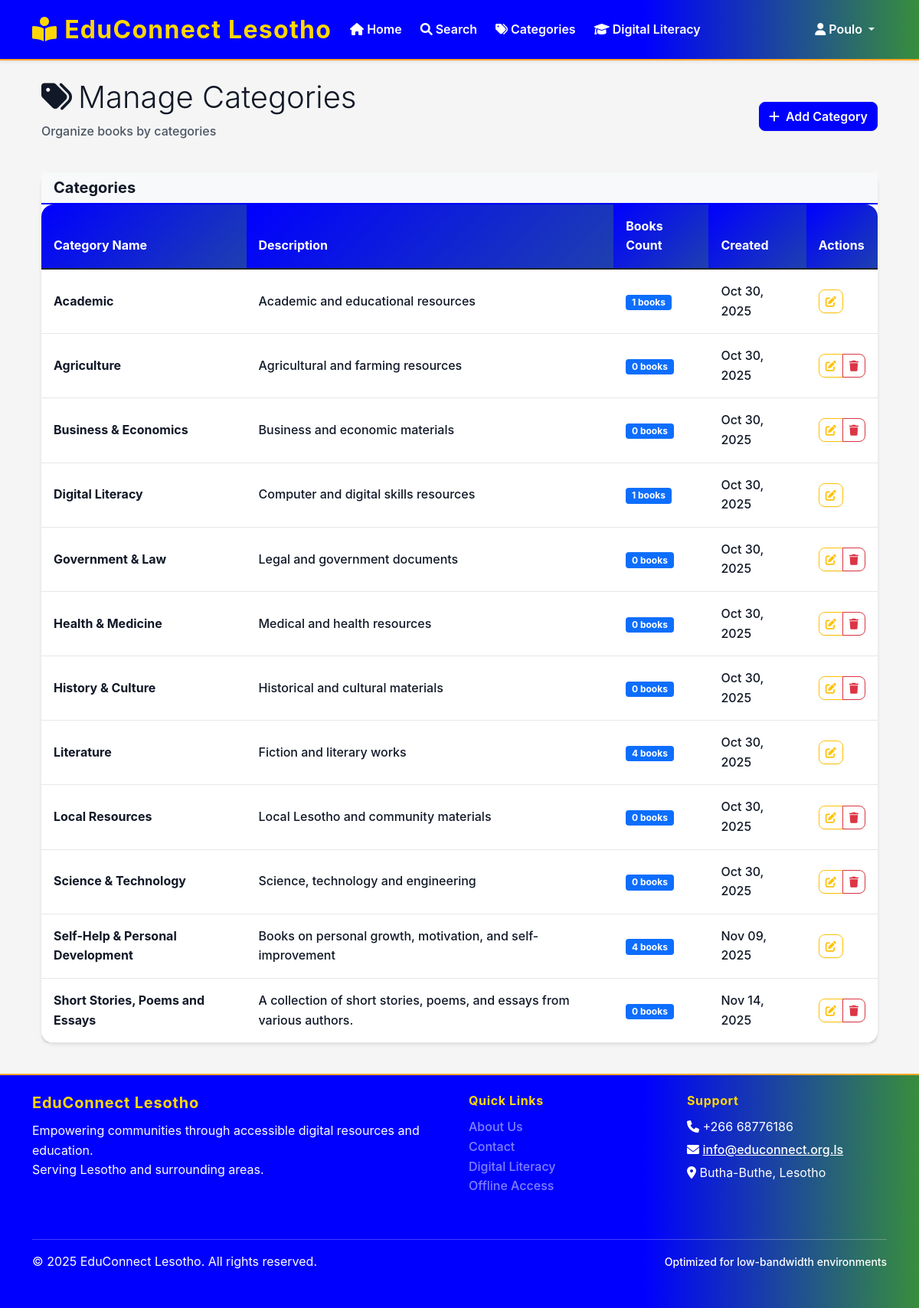
The app's page /admin/categories (signed in) with its own data.
### app/models/user.py (models this page shows, shortened)
class User(UserMixin, db.Model):
    __tablename__ = 'users'
    id = db.Column(db.Integer, primary_key=True)
    username = db.Column(db.String(100), unique=True, nullable=False, index=True)
    email = db.Column(db.String(255), unique=True, nullable=False, index=True)
    password_hash = db.Column(db.String(255), nullable=False)
    first_name = db.Column(db.String(100), nullable=False)
    last_name = db.Column(db.String(100), nullable=False)
    phone_number = db.Column(db.String(20))
    address = db.Column(db.Text)
    district = db.Column(db.String(50), default='Butha-Buthe', index=True)
    profile_image = db.Column(db.String(500))  # Path to profile image
    role_id = db.Column(db.Integer, db.ForeignKey('user_roles.id'), nullable=False)
    is_active = db.Column(db.Boolean, default=True)
    email_verified = db.Column(db.Boolean, default=False)
    created_at = db.Column(db.DateTime, default=datetime.utcnow)
    updated_at = db.Column(db.DateTime, default=datetime.utcnow, onupdate=datetime.utcnow)
    last_login = db.Column(db.DateTime)
    borrowing_transactions = db.relationship('BorrowingTransaction', foreign_keys='BorrowingTransaction.user_id', backref='user', lazy='dynamic')
    digital_downloads = db.relationship('DigitalDownload', backref='user', lazy='dynamic')
    offline_tokens = db.relationship('OfflineToken', backref='user', lazy='dynamic')
    reading_sessions = db.relationship('ReadingSession', backref='user', lazy='dynamic')
    notifications = db.relationship('Notification', backref='user', lazy='dynamic')
    book_reservations = db.relationship('BookReservation', backref='user', lazy='dynamic')
    book_reviews = db.relationship('BookReview', backref='user', lazy='dynamic')
    literacy_progress = db.relationship('LiteracyProgress', backref='user', lazy='dynamic')
    favorites = db.relationship('Book', secondary='user_favorites', backref='favorited_by', lazy='dynamic')
    def is_admin(self):
        return self.role.role_name == 'admin'
    def is_librarian(self):
        return self.role.role_name in ['admin', 'librarian']

### app/models/book.py (models this page shows, shortened)
class Category(db.Model):
    __tablename__ = 'categories'
    id = db.Column(db.Integer, primary_key=True)
    name = db.Column(db.String(100), unique=True, nullable=False)
    description = db.Column(db.Text)
    parent_id = db.Column(db.Integer, db.ForeignKey('categories.id'))
    is_active = db.Column(db.Boolean, default=True)
    created_at = db.Column(db.DateTime, default=datetime.utcnow)
    books = db.relationship('Book', backref='category', lazy='dynamic')
    children = db.relationship('Category', backref=db.backref('parent', remote_side=[id]))

### app/routes/admin.py (the view)
@admin_bp.route('/categories')
@librarian_required
def manage_categories():
    categories = Category.query.order_by(Category.name).all()
    return render_template('admin/categories.html', categories=categories)

### app/routes/admin.py (called while the page is built)
def librarian_required(f):
    @wraps(f)
    def decorated_function(*args, **kwargs):
        if not current_user.is_authenticated or not (current_user.is_librarian() or current_user.is_admin()):
            flash('You need librarian or administrator privileges to access this page.', 'error')
            return redirect(url_for('main.index'))
        return f(*args, **kwargs)
    return decorated_function

### app/templates/admin/categories.html (shortened to what this page needs)
{% extends "base.html" %}
{% block content %}
<div class="container-fluid">
    <div class="row mb-4">
        <div class="col-12">
            <div class="d-flex justify-content-between align-items-center">
                <div>
                    <h1 class="display-6 mb-2">
                        <i class="fas fa-tags me-2"></i>Manage Categories
                    </h1>
                    <p class="text-muted">Organize books by categories</p>
                </div>
                <div>
                    <button class="btn btn-primary" data-bs-toggle="modal" data-bs-target="#addCategoryModal">
                        <i class="fas fa-plus me-2"></i>Add Category
                    </button>
                </div>
            </div>
        </div>
    </div>
    <div class="row">
        <div class="col-12">
            <div class="card">
                <div class="card-header bg-light">
                    <h5 class="mb-0">Categories</h5>
                </div>
                <div class="card-body p-0">
                    {% if categories %}
                    <div class="table-responsive">
                        <table class="table table-hover mb-0">
                            <thead class="table-light">
                                <tr>
                                    <th>Category Name</th>
                                    <th>Description</th>
                                    <th>Books Count</th>
                                    <th>Created</th>
                                    <th>Actions</th>
                                </tr>
                            </thead>
                            <tbody>
                                {% for category in categories %}
                                <tr>
                                    <td>
                                        <strong>{{ category.name }}</strong>
                                    </td>
                                    <td>
                                        {{ category.description or 'No description' }}
                                    </td>
                                    <td>
                                        <span class="badge bg-primary">{{ category.books.count() }} books</span>
                                    </td>
                                    <td>
                                        {{ category.created_at.strftime('%b %d, %Y') if category.created_at else 'Unknown' }}
                                    </td>
                                    <td>
                                        <div class="btn-group" role="group">
                                            <button type="button" class="btn btn-outline-warning btn-sm edit-category-btn" data-category-id="{{ category.id }}" title="Edit">
                                                <i class="fas fa-edit"></i>
                                            </button>
                                            {% if category.books.count() == 0 %}
                                            <button type="button" class="btn btn-outline-danger btn-sm delete-category-btn" data-category-id="{{ category.id }}" title="Delete">
                                                <i class="fas fa-trash"></i>
                                            </button>
                                            {% endif %}
                                        </div>
                                    </td>
                                </tr>
                                {% endfor %}
                            </tbody>
                        </table>
                    </div>
                    {% else %}
                    <div class="text-center py-5">
                        <i class="fas fa-tags fa-3x text-muted mb-3"></i>
                        <h4 class="text-muted">No categories found</h4>
                        <p class="text-muted">Create your first category to organize books</p>
                    </div>
                    {% endif %}
                </div>
            </div>
        </div>
    </div>
</div>
{% endblock %}

### app/templates/base.html (shortened to what this page needs)
<!DOCTYPE html>
<html lang="en">
<head>
    <link href="https://cdn.jsdelivr.net/npm/bootstrap@5.1.3/dist/css/bootstrap.min.css" rel="stylesheet">
    <link href="https://cdnjs.cloudflare.com/ajax/libs/font-awesome/6.0.0/css/all.min.css" rel="stylesheet">
    <link href="{{ url_for('static', filename='css/style.css') }}" rel="stylesheet">
</head>
<body>
    <nav class="navbar navbar-expand-lg navbar-light bg-white shadow-sm">
        <div class="container">
            <a class="navbar-brand" href="{{ url_for('main.index') }}" style="color: #FFD700 !important; font-weight: bold; font-size: 2rem;">
                <i class="fas fa-book-reader"></i>
                EduConnect Lesotho
            </a>
            <div class="collapse navbar-collapse justify-content-center" id="navbarNav">
                <ul class="navbar-nav">
                    {% if current_user.is_authenticated %}
                        <li class="nav-item">
                            <a class="nav-link" href="{{ url_for('main.index') }}">
                                <i class="fas fa-home"></i> Home
                            </a>
                        </li>
                        <li class="nav-item">
                            <a class="nav-link" href="{{ url_for('main.search') }}">
                                <i class="fas fa-search"></i> Search
                            </a>
                        </li>
                        <li class="nav-item">
                            <a class="nav-link" href="{{ url_for('main.categories') }}">
                                <i class="fas fa-tags"></i> Categories
                            </a>
                        </li>
                        <li class="nav-item">
                            <a class="nav-link" href="{{ url_for('main.digital_literacy') }}">
                                <i class="fas fa-graduation-cap"></i> Digital Literacy
                            </a>
                        </li>
                    {% endif %}
                </ul>
                <ul class="navbar-nav ms-auto">
                    {% if current_user.is_authenticated %}
                        <li class="nav-item dropdown">
                            <a class="nav-link dropdown-toggle" href="#" id="userDropdown" role="button" data-bs-toggle="dropdown">
                                <i class="fas fa-user"></i>
                                {{ current_user.first_name }}
                            </a>
                        </li>
                    {% endif %}
                </ul>
            </div>
        </div>
    </nav>
    <main class="container my-4">
        {% block content %}{% endblock %}
    </main>
    <footer class="footer py-4">
        <div class="container">
            <div class="row">
                <div class="col-md-6">
                    <h5>EduConnect Lesotho</h5>
                    <p class="mb-0">Empowering communities through accessible digital resources and education.</p>
                    <p class="mb-0">Serving Lesotho and surrounding areas.</p>
                </div>
                <div class="col-md-3">
                    <h6>Quick Links</h6>
                    <ul class="list-unstyled">
                        <li><a href="{{ url_for('main.about') }}" class="text-white-50">About Us</a></li>
                        <li><a href="{{ url_for('main.contact') }}" class="text-white-50">Contact</a></li>
                        <li><a href="{{ url_for('main.digital_literacy') }}" class="text-white-50">Digital Literacy</a></li>
                        <li><a href="{{ url_for('main.offline_access') }}" class="text-white-50">Offline Access</a></li>
                    </ul>
                </div>
                <div class="col-md-3">
                    <h6>Support</h6>
                    <p class="mb-1"><i class="fas fa-phone"></i> +266 68776186</p>
                    <p class="mb-1"><i class="fas fa-envelope"></i> <a href="mailto:info@educonnect-lesotho.ls" style="color: #fff; text-decoration: underline;">info@educonnect.org.ls</a></p>
                    <p class="mb-0"><i class="fas fa-map-marker-alt"></i> Butha-Buthe, Lesotho</p>
                </div>
            </div>
            <hr class="my-3">
            <div class="row align-items-center">
                <div class="col-md-6">
                    <p class="mb-0">&copy; 2025 EduConnect Lesotho. All rights reserved.</p>
                </div>
                <div class="col-md-6 text-end">
                    <small>Optimized for low-bandwidth environments</small>
                </div>
            </div>
        </div>
    </footer>
</body>
</html>

### app/static/css/style.css (style rules this page uses)
:root { --primary-color: #2c5aa0; --secondary-color: #34a853; --accent-color: #fbbf24; --danger-color: #dc2626; --warning-color: #f59e0b; --success-color: #059669; --info-color: #0284c7; --dark-color: #1f2937; --light-color: #f8fafc; --border-color: #e5e7eb; --text-muted: #6b7280; --font-family-base: 'Segoe UI', Tahoma, Geneva, Verdana, sans-serif; --font-size-base: 16px; --line-height-base: 1.6; --spacing-xs: 0.25rem; --spacing-sm: 0.5rem; --spacing-md: 1rem; --spacing-lg: 1.5rem; --spacing-xl: 3rem; --border-radius: 0.5rem; --border-radius-lg: 1rem; --shadow-sm: 0 1px 2px 0 rgba(0, 0, 0, 0.05); --shadow-md: 0 4px 6px -1px rgba(0, 0, 0, 0.1); --shadow-lg: 0 10px 15px -3px rgba(0, 0, 0, 0.1); }
body { background-color: var(--light-color); color: var(--dark-color); font-family: var(--font-family-base); font-size: var(--font-size-base); line-height: var(--line-height-base); margin: 0; padding: 0; -webkit-font-smoothing: antialiased; -moz-osx-font-smoothing: grayscale; text-rendering: optimizeLegibility; }
* { -webkit-font-smoothing: antialiased; -moz-osx-font-smoothing: grayscale; }
.btn { border-radius: var(--border-radius); font-weight: 600; box-shadow: var(--shadow-sm); transition: box-shadow 0.2s, transform 0.2s; }
.btn-primary { background-color: var(--primary-color); border-color: var(--primary-color); }
.card { border-radius: var(--border-radius-lg); box-shadow: var(--shadow-md); border: 1px solid var(--border-color); transition: box-shadow 0.3s, transform 0.2s; background: #fff; }
.card-header { background-color: var(--light-color); border-bottom: 2px solid var(--primary-color); font-weight: 700; color: #111827; -webkit-font-smoothing: antialiased; }
.navbar { background: linear-gradient(90deg, var(--primary-color) 70%, var(--secondary-color) 100%); box-shadow: var(--shadow-md); border-bottom: 2px solid var(--accent-color); }
.navbar-brand { font-size: 1.5rem; font-weight: 700; color: #fff !important; letter-spacing: 0.04em; text-shadow: 0 2px 8px rgba(44,90,160,0.08); }
.nav-link { color: #fff !important; font-weight: 600; margin-right: 0.5rem; transition: color 0.2s; }
.table { background: white; border-radius: var(--border-radius-lg); overflow: hidden; box-shadow: var(--shadow-md); }
.table th { background: linear-gradient(135deg, var(--primary-color), #1e40af); color: white; font-weight: 700; border: none; padding: 1rem; -webkit-font-smoothing: antialiased; }
.table td { padding: 1rem; vertical-align: middle; border-color: var(--border-color); color: #111827; font-weight: 500; }
.footer { background: linear-gradient(90deg, var(--primary-color) 70%, var(--secondary-color) 100%); color: #fff; padding-top: 2rem; padding-bottom: 2rem; border-top: 2px solid var(--accent-color); }
.footer h5, .footer h6 { color: var(--accent-color); font-weight: 700; }
.footer a { color: #fff; text-decoration: underline; transition: color 0.2s; }
.text-muted { color: #4b5563 !important; font-weight: 500 !important; }
h1, h2, h3, h4, h5, h6 { color: #111827; font-weight: 700; }
p { color: #1f2937; }
a { color: #1e40af; font-weight: 500; }
li { color: #1f2937; font-weight: 500; }
small, .small { color: #4b5563; font-weight: 500; }
strong, b { font-weight: 700; color: #111827; }

### app/templates/base.html (style rules this page uses)
:root { --primary-color: blue; --secondary-color: #388E3C; --accent-color: #FFA726; --text-color: #212121; --bg-color: #F5F5F5; }
body { font-family: -apple-system, BlinkMacSystemFont, 'Segoe UI', Roboto, 'Helvetica Neue', Arial, sans-serif; line-height: 1.6; color: var(--text-color); background-color: var(--bg-color); }
.navbar-brand { font-weight: bold; color: #ffffff !important; font-size: 2rem; }
.navbar { background-color: var(--primary-color) !important; box-shadow: 0 2px 8px rgba(44,90,160,0.08); }
.nav-link { color: #ffffff !important; }
.btn-primary { background-color: var(--primary-color); border-color: var(--primary-color); }
.card { border: none; box-shadow: 0 2px 4px rgba(0,0,0,0.1); margin-bottom: 1rem; }
.footer { background-color: var(--primary-color); color: #ffffff !important; margin-top: 0; margin-bottom: 0; padding-top: 2.5rem; padding-bottom: 2.5rem; }
.footer h5, .footer h6 { color: #FFD700 !important; font-weight: 700; letter-spacing: 0.04em; margin-bottom: 0.75rem; }
.footer, .footer p, .footer small { color: white !important; }
.footer a { color: #fff; text-decoration: none; font-weight: 500; transition: color 0.2s, text-shadow 0.2s; }
.footer .row > div { margin-bottom: 1.5rem; }

### records on screen
User: first_name "Poulo"
Category: name "Academic", description "Academic and educational resources", books.count "1", created_at "Oct 30, 2025"
Category: name "Agriculture", description "Agricultural and farming resources", books.count "0", created_at "Oct 30, 2025"
Category: name "Business & Economics", description "Business and economic materials", books.count "0", created_at "Oct 30, 2025"
Category: name "Digital Literacy", description "Computer and digital skills resources", books.count "1", created_at "Oct 30, 2025"
Category: name "Government & Law", description "Legal and government documents", books.count "0", created_at "Oct 30, 2025"
Category: name "Health & Medicine", description "Medical and health resources", books.count "0", created_at "Oct 30, 2025"
Category: name "History & Culture", description "Historical and cultural materials", books.count "0", created_at "Oct 30, 2025"
Category: name "Literature", description "Fiction and literary works", books.count "4", created_at "Oct 30, 2025"
Category: name "Local Resources", description "Local Lesotho and community materials", books.count "0", created_at "Oct 30, 2025"
Category: name "Science & Technology", description "Science, technology and engineering", books.count "0", created_at "Oct 30, 2025"
Category: name "Self-Help & Personal Development", description "Books on personal growth, motivation, and self-improvement", books.count "4", created_at "Nov 09, 2025"
Category: name "Short Stories, Poems and Essays", description "A collection of short stories, poems, and essays from various authors.", books.count "0", created_at "Nov 14, 2025"
